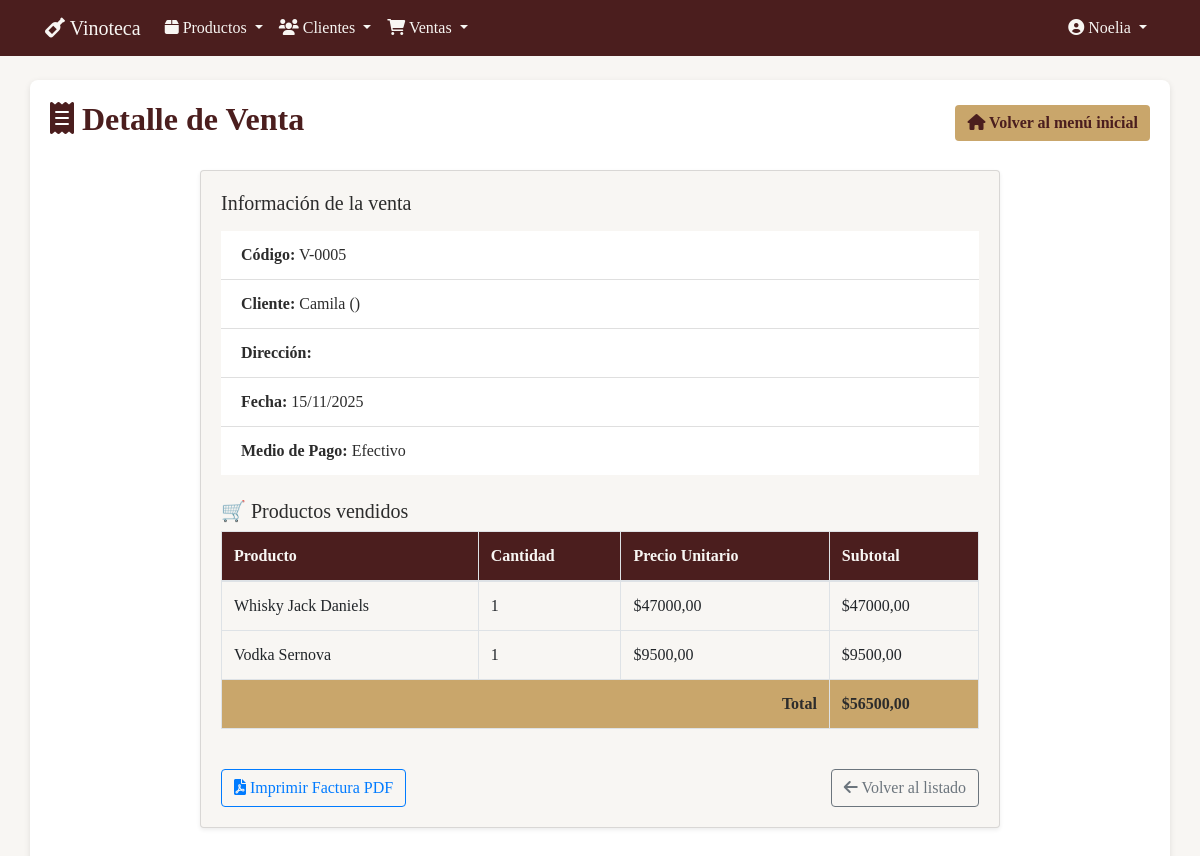
Page /ventas/5/ (signed in) on the committed database.
### ventas/models.py (models this page shows, shortened)
class Venta(models.Model):
    codigo = models.CharField(max_length=20, unique=True)
    cliente = models.ForeignKey(Cliente, on_delete=models.PROTECT)
    fecha = models.DateField(default=date.today)
    total = models.DecimalField(max_digits=10, decimal_places=2, default=0)
    medio_pago = models.CharField(
        max_length=20,
        choices=[
            ('efectivo', 'Efectivo'),
            ('credito', 'Tarjeta de Crédito'),
            ('debito', 'Tarjeta de Débito'),
            ('qr', 'QR'),
        ],
        default='efectivo',
    )

class ItemVenta(models.Model):
    venta = models.ForeignKey(Venta, related_name='items', on_delete=models.CASCADE)
    producto = models.ForeignKey(Producto, on_delete=models.PROTECT)
    cantidad = models.PositiveIntegerField()
    precio_unitario = models.DecimalField(max_digits=10, decimal_places=2, blank=True, null=True)
    subtotal = models.DecimalField(max_digits=10, decimal_places=2, blank=True, null=True)

### clientes/models.py (models this page shows, shortened)
class Cliente(models.Model):
    nombre = models.CharField(max_length=100)
    apellido = models.CharField(max_length=100)
    documento = models.CharField(max_length=20, unique=True)
    email = models.EmailField()
    telefono = models.CharField(max_length=20)
    direccion = models.TextField()

### productos/models.py (models this page shows, shortened)
class Producto(models.Model):
    nombre = models.CharField("Nombre", max_length=50)
    descripcion = models.CharField("Descripción", max_length=200)
    precio = models.DecimalField("Precio", max_digits=10, decimal_places=2)
    stock = models.PositiveIntegerField("Stock", default=0)
    stock_minimo = models.IntegerField("Stock Mínimo", default=5)
    sku = models.CharField(
        "SKU",
        max_length=50,
        unique=True,
        blank=False,
        help_text="Debe coincidir con el nombre del archivo de imagen (sin extensión)"
    )
    imagen = models.ImageField(
        "Imagen",
        upload_to=get_image_path,
        validators=[validate_image_size],
        blank=True,
        null=True,
        help_text="Formatos permitidos: jpg, png, gif. Tamaño máximo: 5MB"
    )
    fecha_creacion = models.DateTimeField("Fecha de creación", auto_now_add=True)
    fecha_actualizacion = models.DateTimeField("Fecha de actualización", auto_now=True)
    class Meta:
        verbose_name = "Producto"
        verbose_name_plural = "Productos"
        ordering = ["nombre"]

### ventas/views.py (the view)
# urls.py: path('<int:pk>/', VentaDetailView.as_view(), name='venta_detail'),
class VentaDetailView(LoginRequiredMixin, PermissionRequiredMixin, DetailView):
    model = Venta
    template_name = 'venta/venta_detail.html'
    context_object_name = 'venta'
    permission_required = 'ventas.view_venta'

### templates/venta/venta_detail.html (shortened to what this page needs)
{% extends 'base.html' %}
{% block header %}<i class="fas fa-receipt"></i> Detalle de Venta{% endblock %}
{% block content %}
<div class="d-flex justify-content-center">
  <div class="card shadow-sm mb-4" style="width: 100%; max-width: 800px; background-color: #F8F6F3;">
    <div class="card-body">
      <h5 class="card-title text-vinoteca mb-3">Información de la venta</h5>
      <ul class="list-group list-group-flush mb-4">
        <li class="list-group-item"><strong>Código:</strong> {{ venta.codigo }}</li>
        <li class="list-group-item"><strong>Cliente:</strong> {{ venta.cliente.nombre }} ({{ venta.cliente.dni }})</li>
        <li class="list-group-item"><strong>Dirección:</strong> {{ venta.cliente.direccion }}</li>
        <li class="list-group-item"><strong>Fecha:</strong> {{ venta.fecha|date:"d/m/Y" }}</li>
        <li class="list-group-item"><strong>Medio de Pago:</strong> {{ venta.get_medio_pago_display }}</li>
      </ul>
      <h5 class="mt-4">🛒 Productos vendidos</h5>
      <div class="table-responsive">
        <table class="table table-bordered table-hover">
          <thead style="background-color:#4B1E1E; color:#F8F6F3;">
            <tr>
              <th>Producto</th>
              <th>Cantidad</th>
              <th>Precio Unitario</th>
              <th>Subtotal</th>
            </tr>
          </thead>
          <tbody>
            {% for item in venta.items.all %}
            <tr>
              <td>{{ item.producto.nombre }}</td>
              <td>{{ item.cantidad }}</td>
              <td>${{ item.precio_unitario }}</td>
              <td>${{ item.subtotal }}</td>
            </tr>
            {% endfor %}
            <tr style="background-color:#C9A66B; color:#2C2C2C;">
              <td colspan="3" class="text-right"><strong>Total</strong></td>
              <td><strong>${{ venta.total }}</strong></td>
            </tr>
          </tbody>
        </table>
      </div>
      <div class="mt-4 d-flex justify-content-between">
        <a href="{% url 'ventas:generar_factura_pdf' venta.id %}" class="btn btn-outline-primary">
          <i class="fas fa-file-pdf"></i> Imprimir Factura PDF
        </a>
        <a href="{% url 'ventas:venta_list' %}" class="btn btn-outline-secondary">
          <i class="fas fa-arrow-left"></i> Volver al listado
        </a>
      </div>
    </div>
  </div>
</div>
{% endblock %}

### templates/base.html (shortened to what this page needs)
{% load bootstrap4 %}
{% load static %}
<!DOCTYPE html>
<html lang="es">
<head>
    {% bootstrap_css %}
    <link rel="stylesheet" href="https://cdnjs.cloudflare.com/ajax/libs/font-awesome/6.0.0/css/all.min.css">
</head>
<body>
    <nav class="navbar navbar-expand-lg">
        <div class="container">
            <a class="navbar-brand" href="{% url 'productos:producto_list' %}">
                <i class="fas fa-wine-bottle"></i> Vinoteca
            </a>
            <div class="collapse navbar-collapse" id="navbarNav">
                {% if user.is_authenticated %}
                <ul class="navbar-nav mr-auto">
                    <li class="nav-item dropdown">
                        <a class="nav-link dropdown-toggle" href="#" id="productosDropdown" role="button"
                           data-toggle="dropdown" aria-haspopup="true" aria-expanded="false">
                            <i class="fas fa-box"></i> Productos
                        </a>
                    </li>
                    <li class="nav-item dropdown">
                        <a class="nav-link dropdown-toggle" href="#" id="clientesDropdown" role="button"
                           data-toggle="dropdown" aria-haspopup="true" aria-expanded="false">
                            <i class="fas fa-users"></i> Clientes
                        </a>
                    </li>
                    <li class="nav-item dropdown">
                        <a class="nav-link dropdown-toggle" href="#" id="ventasDropdown" role="button"
                           data-toggle="dropdown" aria-haspopup="true" aria-expanded="false">
                            <i class="fas fa-shopping-cart"></i> Ventas
                        </a>
                    </li>
                </ul>
                {% endif %}
                <ul class="navbar-nav ml-auto">
                    {% if user.is_authenticated %}
                        <li class="nav-item dropdown">
                            <a class="nav-link dropdown-toggle" href="#" id="userDropdown" role="button"
                               data-toggle="dropdown" aria-haspopup="true" aria-expanded="false">
                                <i class="fas fa-user-circle"></i> {{ user.username }}
                            </a>
                        </li>
                    {% else %}
                        <li class="nav-item">
                            <a class="nav-link" href="{% url 'login' %}">
                                <i class="fas fa-sign-in-alt"></i> Iniciar sesión
                            </a>
                        </li>
                    {% endif %}
                </ul>
            </div>
        </div>
    </nav>
    <div class="container mt-4 content-wrapper">
        <div class="d-flex justify-content-between align-items-center mb-4">
            <h2>{% block header %}{% endblock %}</h2>
            <a href="{% url 'home' %}" class="btn btn-vinoteca">
                <i class="fas fa-home"></i> Volver al menú inicial
            </a>
        </div>
        {% block content %}{% endblock %}
    </div>
</body>
</html>

### templates/base.html (style rules this page uses)
body { background-color: #F8F6F3; font-family: Georgia, serif; color: #2C2C2C; }
.navbar { background-color: #4B1E1E; }
.navbar-brand, .nav-link, .dropdown-item { color: #F8F6F3 !important; }
.btn-vinoteca { background-color: #C9A66B; color: #4B1E1E; border: none; font-weight: bold; }
.content-wrapper { padding: 20px; border-radius: 8px; background-color: #fff; box-shadow: 0 2px 6px rgba(0,0,0,0.1); }
h2 { font-family: Georgia, serif; font-weight: bold; color: #4B1E1E; }

### rows in the picture
Venta: codigo "V-0005", cliente.nombre "Camila", fecha "15/11/2025", medio_pago "Efectivo", total "56500,00"
ItemVenta: producto.nombre "Whisky Jack Daniels", cantidad "1", precio_unitario "47000,00", subtotal "47000,00"
ItemVenta: producto.nombre "Vodka Sernova", cantidad "1", precio_unitario "9500,00", subtotal "9500,00"

### other values in the picture
{{ user.username }} "Noelia"
